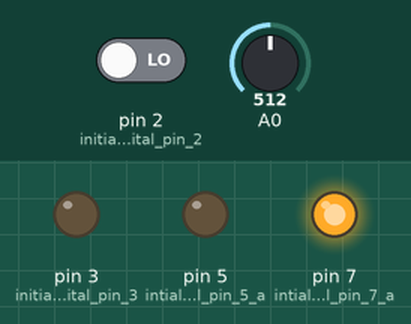
This sketch was run on a simulated Arduino Uno, built with avr-gcc and run on an emulated ATmega328P. Parts: output pins drawn as LEDs (lit = HIGH). Inputs (shaded band) come from the test bench; at power-on: pin 2 (initialize_digital_pin_2) LOW, A0 = 512.

Above: at 1.2 s.
1.3 s: pin 2 (initialize_digital_pin_2) driven HIGH
At 1.6 s:
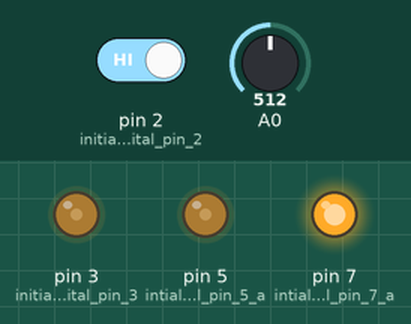
2.8 s: A0 set to 716
At 15.1 s:
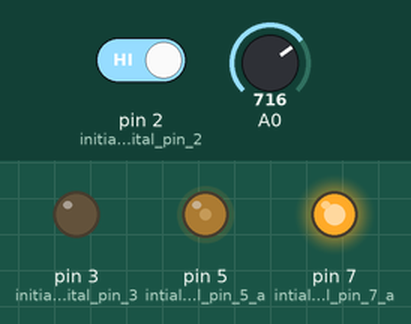
At 16.7 s:
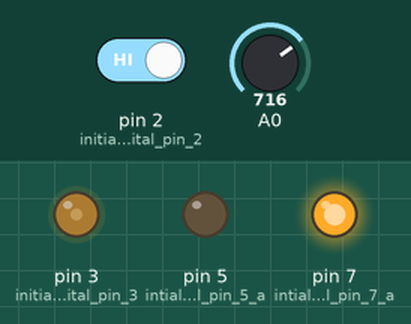
Timing chart, 0 to 17.8 s (numbered marks = the images above; inputs shaded):
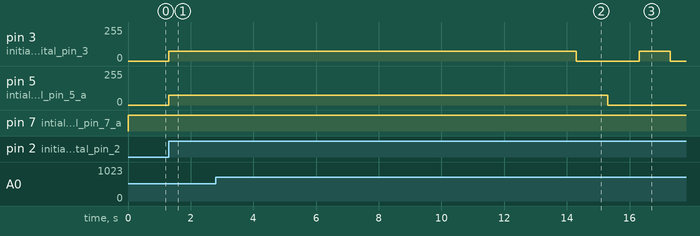

The sketch:

ek210_lie_detector.ino
```cpp
//inspiration code for:
//button https://docs.arduino.cc/built-in-examples/digital/Button
//force sensor https://arduinogetstarted.com/tutorials/arduino-force-sensor
//time loop https://forum.arduino.cc/t/getting-a-loop-to-execute-in-a-defined-amount-of-time/919975/3

int buttonPushes, buttonState;
unsigned long int startTime;
int force, newforce;
int TorL[3] = {1, 1, 1}; //default as truth

void setup()
{
  pinMode(2, INPUT); //initialize digital pin 2 as input (button)
  pinMode(3, OUTPUT); //initialize digital pin 3 as output (truth)
  pinMode(5, OUTPUT); //intialize digital pin 5 as output (lie)
  pinMode(7,OUTPUT); //intialize digital pin 7 as output (on light)

  Serial.begin(9600);
}

void loop()
{
  //turn light on
  analogWrite(7,150);

  //constantly check state of the button
  buttonState = digitalRead(2);
  //uncomment to error check
  /*Serial.print("Button pushed? ");
  Serial.println(buttonState);*/

  if (buttonState == 1) //button is pushed
  {
    buttonPushes++;
    //uncomment to error check
    /*Serial.print("Number of pushes: ");
    Serial.println(buttonPushes);*/
    if (buttonPushes < 4) //only measure 3 times
    {
      //lights on to indicate reading
      analogWrite(3,75);
      analogWrite(5,75);

      //get initial force on sensor
      delay(1000); //wait 1 sec to get steady reading
      force = analogRead(A0);
      //uncomment to error check
      /*Serial.print("Initial force: ");
      Serial.println(force);*/

      //read a new force for 4 sec to check for any change
      startTime = millis();
      while (millis()-startTime < 4000)
      {
      newforce = analogRead(A0);
      //uncomment to error check
      /*Serial.print("Reading force: ");
      Serial.println(newforce);*/
        if ((newforce < force-200) || (newforce > force+200)) //if the analog reading of the force changes by + or - 200
        {
          TorL[buttonPushes-1] = 0; //index one less than number of current button pushes
          startTime = 0; //jump out of loop
        }
        else
        {
          TorL[buttonPushes-1] = 1;
        }
          delay(500); //wait 0.5 sec before next reading
      }

      //if no change of force was detected, TorL of that index remains as true
      //uncomment to error check
      /*if (TorL[buttonPushes-1] == 1)
        Serial.println("Truth");
      else if (TorL[buttonPushes-1] == 0)
        Serial.println("Lie");*/

      //lights off to indicate done reading
      analogWrite(3,0);
      analogWrite(5,0);
    }
  }

  //display repective light according to TorL values
  if (buttonPushes > 4) //only after 3 questions are asked
  {
    for (int i = 0; i < 3; i++)
    {
      if (TorL[i] == 1) //flash green for 1 sec if truth
      {
        analogWrite(3,75);
        delay(1000);
        analogWrite(3, 0);

      }
      else if (TorL[i] == 0) //flash red for 1 sec if lie
      {
        analogWrite(5,75);
        delay(1000);
        analogWrite(5, 0);
      }
      delay(1000);
    }
    buttonPushes = 0; //reset pushes in order to go again
  }

} //end of program
```

Measured:
- after the input at 1.3 s, pin 3 (initialize_digital_pin_3), pin 5 (intialize_digital_pin_5_a): 0/255 → 75/255 at once
- after the input at 2.8 s, pin 3 (initialize_digital_pin_3): 75/255 → 0/255 after 11.5 s instead of 14.5 s; pin 5 (intialize_digital_pin_5_a): 75/255 → 0/255 after 12.5 s instead of 13.5 s
